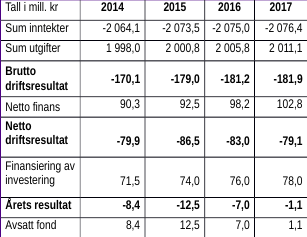
#> input picture test_images/32.png, 307 x 237 px; its folder holds only this picture in this run
$ python xulyanh.py
#> lines starting #> are read from the running program, lines starting #| are printed output that depends on the picture; after the words box and inside, x2 and y2 are one past the last pixel; in counts of white or black regions, pixels touching at a corner belong together
#> (reads test_images.txt from the repository)
#> in first_method_process, img is the input picture: shape (237, 307, 3); mean B, G, R 229, 228, 228.4
### function_process_image_without_line.py
import cv2

def pre_process_image(img, morph_size=(10,2)):
    # chuyển đổi ảnh sang màu xám
    pre = cv2.cvtColor(img, cv2.COLOR_BGR2GRAY)
    # chuyển ảnh sang binary áp dụng thuật toán phân ngưỡng ảnh OTSU
    pre = cv2.threshold(pre, 128, 255, cv2.THRESH_BINARY | cv2.THRESH_OTSU )[1]
    # threshold = 128 là giá trị ngưỡng, những điểm ảnh có giá trị > 250 sẽ được gán lại bằng 255
    # xử lí hình thái học của ảnh
    # sử dụng phép giãn nở dilate để tăng kích thước của đối tượng trong ảnh
    copy_img = pre.copy()

    # tạo kernel matrix cho dilate
    kernel_maxtrix = cv2.getStructuringElement(cv2.MORPH_RECT, morph_size)
    copy_img = cv2.dilate(~copy_img, kernel=kernel_maxtrix, anchor=(-1, -1),iterations= 1) # iteration: số lần lặp lại của kernel trên ảnh
    pre = ~copy_img

    # cv2.imwrite('first_preprocess.png', pre)
    return pre

def remove_horizontal_line(image):
    gray = cv2.cvtColor(image, cv2.COLOR_BGR2GRAY)
    thresh = cv2.threshold(gray, 0, 255, cv2.THRESH_BINARY_INV + cv2.THRESH_OTSU)[1]
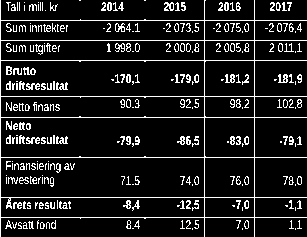
#> thresh: shape (237, 307); 11.7% white in thin lines or dots
    gray = cv2.cvtColor(image, cv2.COLOR_BGR2GRAY)
    thresh = cv2.threshold(gray, 0, 255, cv2.THRESH_BINARY_INV + cv2.THRESH_OTSU)[1]

    horizontal_kernel = cv2.getStructuringElement(cv2.MORPH_RECT, (25, 1))

    detected_lines = cv2.morphologyEx(thresh, cv2.MORPH_OPEN,
    horizontal_kernel, iterations=2)
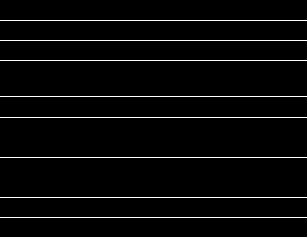
#> detected_lines: shape (237, 307); 3.4% white in thin lines or dots, all inside (x1, y1, x2, y2) = (0, 20, 307, 218)

    cnts = cv2.findContours(detected_lines, cv2.RETR_EXTERNAL, cv2.CHAIN_APPROX_SIMPLE)
#> cnts = 8 contours, all with area under 20
    cnts = cnts[0] if len(cnts) == 2 else cnts[1]

    for c in cnts:
        cv2.drawContours(image, [c], -1, (255, 255, 255), 2)
#> this loop made 8 passes
#> c on passes 1 to 8: [[0, 217], [306, 217]], [[0, 197], [306, 197]], [[0, 157], [306, 157]], [[0, 117], [306, 117]], [[0, 96], [306, 96]], [[0, 60], [306, 60]], [[0, 40], [306, 40]], [[0, 20], [306, 20]]
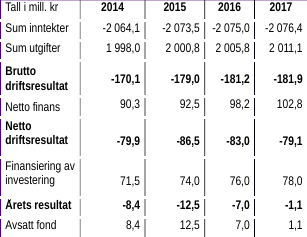
#> image: shape (237, 307, 3); 6.02% of pixels changed, all inside (x1, y1, x2, y2) = (0, 19, 307, 219)

    repair_kernel = cv2.getStructuringElement(cv2.MORPH_RECT, (1, 6))
#> repair_kernel = [1, 1, 1, 1, 1, 1]

    result = 255 - cv2.morphologyEx(255 - image, cv2.MORPH_CLOSE, repair_kernel,
    iterations=1)
    return result

def remove_vertical_line(image):
    gray = cv2.cvtColor(image, cv2.COLOR_BGR2GRAY)
    thresh = cv2.threshold(gray, 0, 255, cv2.THRESH_BINARY_INV + cv2.THRESH_OTSU)[1]
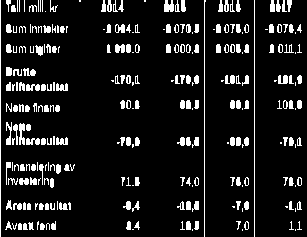
#> thresh: shape (237, 307); 10.8% white; 269 white regions (97 under 20 px), largest, box (x1, y1, x2, y2) and area: (204, 0, 206, 237) 239, (0, 0, 1, 237) 237, (254, 0, 255, 237) 237
    gray = cv2.cvtColor(image, cv2.COLOR_BGR2GRAY)
    thresh = cv2.threshold(gray, 0, 255, cv2.THRESH_BINARY_INV + cv2.THRESH_OTSU)[1]

    vertical_kernel = cv2.getStructuringElement(cv2.MORPH_RECT, (1, 20))
#> vertical_kernel = 20 values from 1 to 1

    detected_lines = cv2.morphologyEx(thresh, cv2.MORPH_OPEN,
    vertical_kernel, iterations=2)
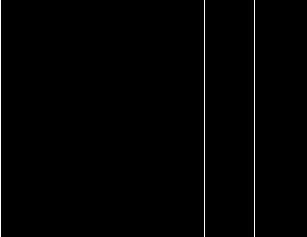
#> detected_lines: shape (237, 307); 0.98% white in thin lines or dots, all inside (x1, y1, x2, y2) = (0, 0, 255, 237)

    cnts = cv2.findContours(detected_lines, cv2.RETR_EXTERNAL, cv2.CHAIN_APPROX_SIMPLE)
#> cnts = 3 contours, all with area under 20
    cnts = cnts[0] if len(cnts) == 2 else cnts[1]

    for c in cnts:
        cv2.drawContours(image, [c], -1, (255, 255, 255), 2)
#> this loop made 3 passes
#> c on passes 1 to 3: [[254, 0], [254, 236]], [[204, 0], [204, 236]], [[0, 0], [0, 236]]
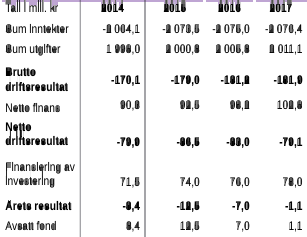
#> image: shape (237, 307, 3); mean B, G, R 233.4, 233, 233.2

    repair_kernel = cv2.getStructuringElement(cv2.MORPH_RECT, (6, 1))
#> repair_kernel = [[1, 1, 1, 1, 1, 1]]

    result = 255 - cv2.morphologyEx(255 - image, cv2.MORPH_CLOSE, repair_kernel,
    iterations=1)
#> in pre_process_image, `pre = cv2.threshold(pre, 128, 255, cv2.THRESH_BINARY | cv2.THRESH_OTSU..`: pre: shape (237, 307); 84.3% white; 48 black regions (2 under 20 px), largest, box (x1, y1, x2, y2) and area: (7, 162, 76, 188) 858, (7, 122, 69, 145) 718, (7, 82, 69, 91) 469
#> in pre_process_image, `copy_img = cv2.dilate(~copy_img, kernel=kernel_maxtrix, anchor=(-1, -1..`:
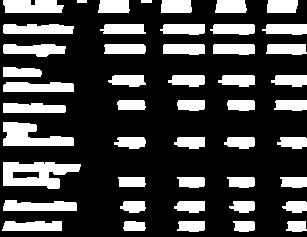
#> copy_img: shape (237, 307); 26% white; 48 white regions, largest, box (x1, y1, x2, y2) and area: (3, 162, 81, 189) 1349, (3, 122, 74, 146) 1043, (3, 0, 64, 13) 713
#> in pre_process_image, `pre = ~copy_img`: pre: shape (237, 307); 74% white; 48 black regions
    return result

def find_text_boxes(pre_images, min_text_height_limit=2, max_text_height_limit=100, min_text_weight_limit = 1):
#> called with min_text_height_limit = 2, max_text_height_limit = 100, min_text_weight_limit = 1
    contours, hierachy = cv2.findContours(pre_images, cv2.RETR_LIST, cv2.CHAIN_APPROX_SIMPLE)
#> contours = 36 contours, 1 with area under 20; largest, box (x1, y1, x2, y2) and area: (0, 0, 307, 237) 67026, (2, 161, 82, 190) 1608, (2, 121, 75, 147) 1145, (2, 199, 78, 212) 750, (2, 81, 75, 93) 726
    # print(contours)
    # tạo đường bounding box dựa trên các thông số về text size
    boxes = []
    for contour in contours:
        box = cv2.boundingRect(contour)
        height = box[3]
        weight = box[2]
        if min_text_height_limit < height < max_text_height_limit and weight >= min_text_weight_limit:
            boxes.append(box)
#> this loop made 36 passes
#> (box, height, weight) on passes 1 to 12: ((232, 220, 24, 13), 13, 24), ((176, 220, 30, 13), 13, 30), ((122, 220, 25, 12), 12, 25), ((1, 220, 62, 12), 12, 62), ((228, 200, 28, 14), 14, 28), ((173, 200, 33, 14), 14, 33), ((119, 200, 28, 14), 14, 28), ((2, 199, 76, 13), 13, 76), ((226, 176, 30, 13), 13, 30), ((176, 176, 30, 13), 13, 30), ((117, 176, 30, 12), 12, 30), ((13, 172, 26, 6), 6, 26)
#> (contour, box, height, weight) on pass 35: ([[31, 0], [31, 4], [34, 4], [34, 0]], (31, 0, 4, 5), 5, 4)
#> after the loop, boxes = 35 items, first 6: (232, 220, 24, 13), (176, 220, 30, 13), (122, 220, 25, 12), (1, 220, 62, 12), (228, 200, 28, 14), (173, 200, 33, 14)

    return boxes

def get_contour_boxes(img, remove_convert, morph_size = (10,2)):
    if remove_convert:
        ver_img = remove_vertical_line(img)
        hor_img = remove_horizontal_line(ver_img)
        pre_processed = pre_process_image(hor_img,morph_size)
    else:
        hor_img = remove_horizontal_line(img)
        ver_img = remove_vertical_line(hor_img)
        pre_processed = pre_process_image(ver_img,morph_size)
    text_boxes = find_text_boxes(pre_processed)
#> text_boxes has the same summary as boxes in find_text_boxes
    return text_boxes

### general_function.py
import cv2
import numpy as np
from xml.dom import minidom

# [52 lines left out: functions draw_key, cal_iou, draw_box, not called in this run]
    # cv2.imwrite('box1.png',img)
    # return img

def get_key_xml(file_path):
    table_data = minidom.parse(file_path)
    # table_data = minidom.parse('test_xml/' + filename[:-4] + 'xml')
    xmins = table_data.getElementsByTagName('xmin')
    xmaxs = table_data.getElementsByTagName('xmax')
    ymins = table_data.getElementsByTagName('ymin')
    ymaxs = table_data.getElementsByTagName('ymax')
    return xmins, xmaxs, ymins, ymaxs

# [10 lines left out: function caculate_accuracy, not called in this run]

### xulyanh.py
import cv2
import numpy as np
import matplotlib.pyplot as plt
from general_function import *
from function_process_image_with_line import *
from function_process_image_without_line import *
dir_path = 'test_images/'
def first_method_process(filename, list_low_accuracy):
    filename = filename.strip()
    # path = 'train_images/' + filename.strip() + '.png'
    file_path = dir_path + filename.strip() + '.png'
    xml_path = dir_path + filename.strip() + '.xml'
    img = cv2.imread(file_path)

    text_boxes = get_contour_boxes(img, remove_convert= False, morph_size=(10,2))
#> text_boxes has the same summary as boxes in find_text_boxes
    xmins, xmaxs, ymins, ymaxs = get_key_xml(xml_path)
    accuracy_1 = caculate_accuracy(text_boxes,xmins, xmaxs, ymins, ymaxs)

    if(accuracy_1 < 0.6):
        text_boxes_2 = get_contour_boxes(img, remove_convert= True, morph_size=(10,2))
        accuracy_2 = caculate_accuracy(text_boxes_2,xmins, xmaxs, ymins, ymaxs)
        if(accuracy_2 < 0.6):
            list_low_accuracy.write(filename + "/" + str(accuracy_1) + "/" + str(accuracy_2) + "\n")
        else:
            draw_box(img, text_boxes_2)
            draw_key(img, xmins, xmaxs, ymins, ymaxs)
            cv2.imwrite('result/{}.png'.format(filename), img)
            print(filename + ":" + str(accuracy_2))
    else:
        draw_box(img, text_boxes)
        draw_key(img, xmins, xmaxs, ymins, ymaxs)
        cv2.imwrite('result/{}.png'.format(filename), img)
        print(filename + ":" + str(accuracy_1))

# f = open('train_images.txt','r')
f = open('test_images.txt', 'r')
list_files = f.readlines()
f.close()
list_low_accuracy = open('list_low_accuracy.txt','w')
for filename in list_files:
#> (the run stopped early here; a loop or call above may not have finished)
